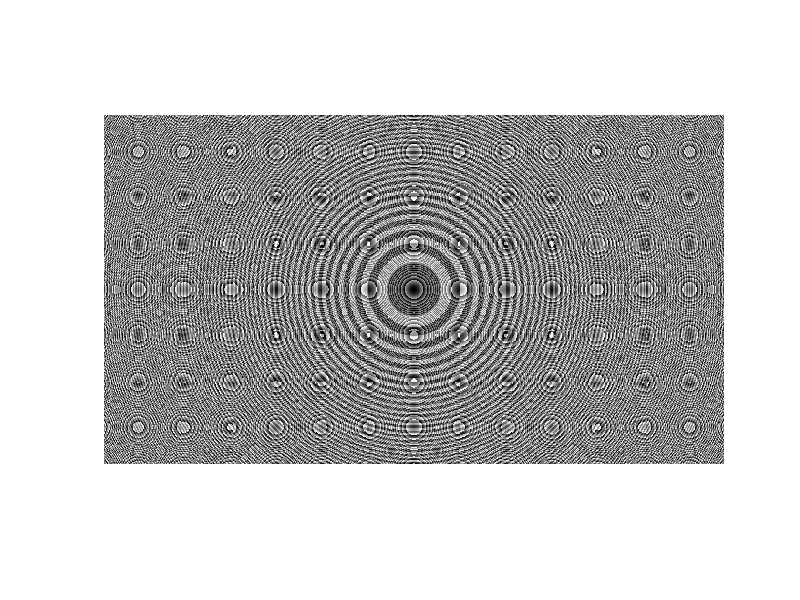

The MATLAB source for this figure:

% Generation of axial bifocal DOE with fa=30mm and fb=34mm
% Method: nonlinear-function-based method
M = 1080;
N = 1920;
pixelSize = 6.3e-3; % SLM parameter
lambda = 532e-6; % wavelength
k = 2*pi/lambda; 
x = linspace(-pixelSize*N/2, pixelSize*N/2, N);
y = linspace(-pixelSize*M/2, pixelSize*M/2, M);
[x, y] = meshgrid(x, y);

f1 = 510; % DOE part
f2 = 31.875; % normal lens
phi1 = mod(k*(x.^2+y.^2)/(2*f1), 2*pi);
nonLinearPhi1 = phi1;   
nonLinearPhi1(phi1<pi) = 0;
nonLinearPhi1(phi1>=pi) = pi;
imshow(nonLinearPhi1,[]);

phi2 = k*(x.^2+y.^2)/(2*f2);
phi2 = mod(phi2, 2*pi);
% imshow(phi2, []);

phi = nonLinearPhi1+phi2;
imshow(phi,[]);
imwrite(phi,'bifocal_v1.jpg');






